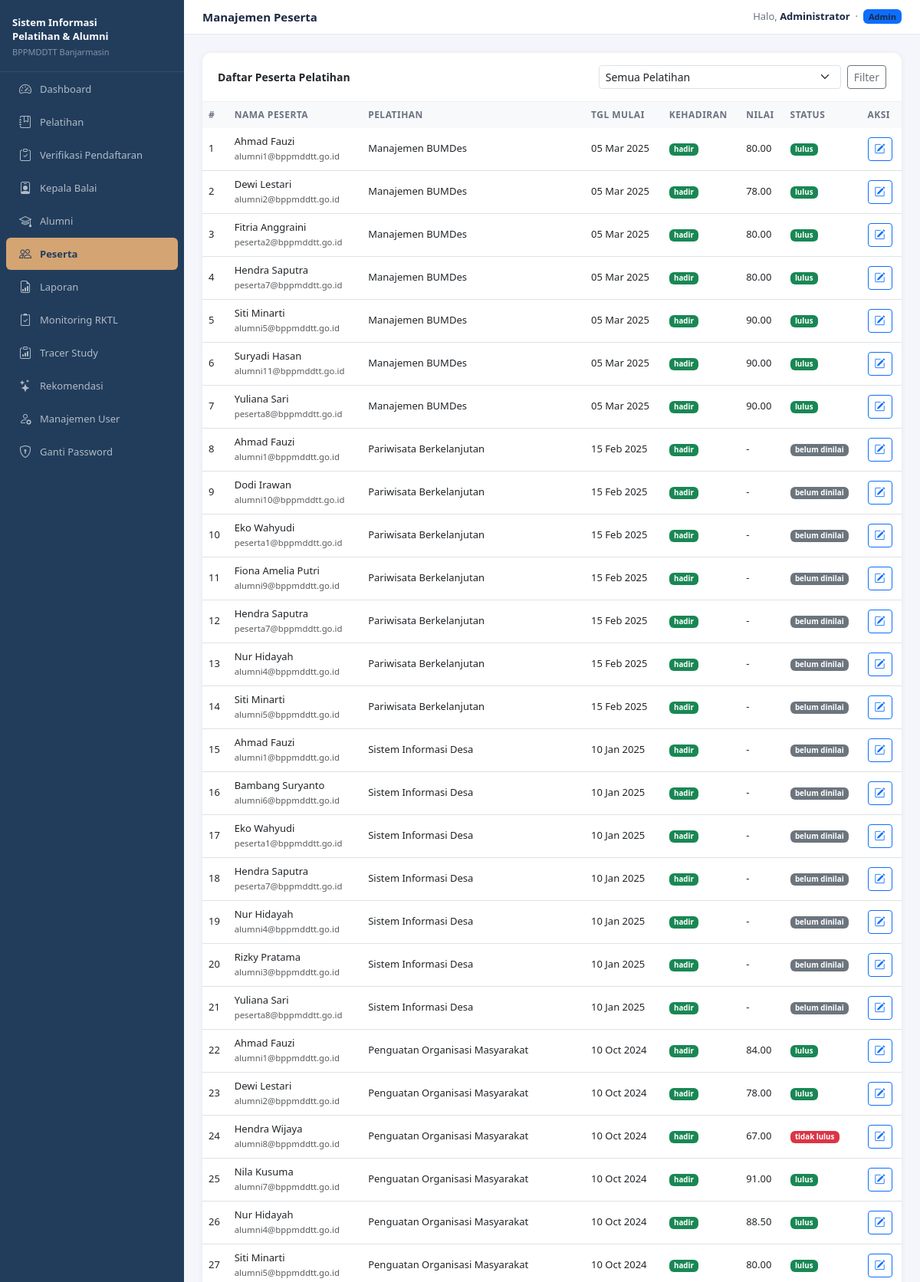
The app's page /login/admin/peserta.php (signed in, upper part) with its own data.
### tables this page shows
CREATE TABLE `peserta_pelatihan` (
  `id` int(10) UNSIGNED NOT NULL,
  `user_id` int(10) UNSIGNED NOT NULL,
  `pelatihan_id` int(10) UNSIGNED NOT NULL,
  `tanggal_daftar` date DEFAULT NULL,
  `status_verifikasi` enum('menunggu','diterima','ditolak') NOT NULL DEFAULT 'menunggu',
  `alasan_tolak` varchar(255) DEFAULT NULL,
  `tgl_verifikasi` timestamp NULL DEFAULT NULL,
  `diverifikasi_oleh` int(10) UNSIGNED DEFAULT NULL,
  `status_kehadiran` enum('hadir','tidak_hadir','izin') NOT NULL DEFAULT 'hadir',
  `nilai` decimal(5,2) DEFAULT NULL,
  `status_lulus` enum('lulus','tidak_lulus','belum_dinilai') NOT NULL DEFAULT 'belum_dinilai',
  `sertifikat_url` varchar(255) DEFAULT NULL,
  `created_at` timestamp NOT NULL DEFAULT current_timestamp(),
  `updated_at` timestamp NOT NULL DEFAULT current_timestamp() ON UPDATE current_timestamp()
);

CREATE TABLE `users` (
  `id` int(10) UNSIGNED NOT NULL,
  `name` varchar(100) NOT NULL,
  `email` varchar(150) NOT NULL,
  `password` varchar(255) NOT NULL,
  `role` enum('admin','instruktur','peserta','alumni','kepala') NOT NULL DEFAULT 'peserta',
  `is_active` tinyint(1) NOT NULL DEFAULT 1,
  `created_at` timestamp NOT NULL DEFAULT current_timestamp(),
  `updated_at` timestamp NOT NULL DEFAULT current_timestamp() ON UPDATE current_timestamp()
);

CREATE TABLE `pelatihan` (
  `id` int(10) UNSIGNED NOT NULL,
  `nama_pelatihan` varchar(200) NOT NULL,
  `jenis` varchar(100) DEFAULT NULL,
  `deskripsi` text DEFAULT NULL,
  `tanggal_mulai` date NOT NULL,
  `tanggal_selesai` date NOT NULL,
  `kuota` smallint(6) NOT NULL DEFAULT 30,
  `instruktur_id` int(10) UNSIGNED NOT NULL,
  `lokasi` varchar(200) DEFAULT NULL,
  `status` enum('aktif','selesai','dibatalkan') NOT NULL DEFAULT 'aktif',
  `created_at` timestamp NOT NULL DEFAULT current_timestamp(),
  `updated_at` timestamp NOT NULL DEFAULT current_timestamp() ON UPDATE current_timestamp()
);

### login/admin/peserta.php (the view, shortened to what this page needs)
<?php
include 'header.php';
$filter_pel = isset($_GET['pelatihan_id']) ? (int)$_GET['pelatihan_id'] : 0;
$where = $filter_pel ? "WHERE pp.pelatihan_id=$filter_pel" : '';
$data = mysqli_query($koneksi, "
    SELECT pp.*, u.name as nama_peserta, u.email,
        p.nama_pelatihan, p.tanggal_mulai
    FROM peserta_pelatihan pp
    JOIN users u ON pp.user_id = u.id
    JOIN pelatihan p ON pp.pelatihan_id = p.id
    $where
    ORDER BY p.tanggal_mulai DESC, u.name ASC
");
?>
<div class="card">
  <div class="card-header d-flex justify-content-between align-items-center flex-wrap gap-2">
    <span>Daftar Peserta Pelatihan</span>
    <form class="d-flex gap-2" method="GET">
      <select name="pelatihan_id" class="form-select form-select-sm" style="min-width:200px">
        <option value="">Semua Pelatihan</option>
      </select>
      <button class="btn btn-sm btn-outline-secondary">Filter</button>
    </form>
  </div>
  <div class="table-responsive">
    <table class="table table-hover mb-0">
      <thead>
        <tr><th>#</th><th>Nama Peserta</th><th>Pelatihan</th><th>Tgl Mulai</th><th>Kehadiran</th><th>Nilai</th><th>Status</th><th>Aksi</th></tr>
      </thead>
      <tbody>
      <?php $no = 1; while ($row = mysqli_fetch_assoc($data)): ?>
        <tr>
          <td><?= $no++ ?></td>
          <td><?= htmlspecialchars($row['nama_peserta']) ?><br><small class="text-muted"><?= htmlspecialchars($row['email']) ?></small></td>
          <td><?= htmlspecialchars($row['nama_pelatihan']) ?></td>
          <td><?= date('d M Y', strtotime($row['tanggal_mulai'])) ?></td>
          <td>
            <?php $kh=['hadir'=>'success','tidak_hadir'=>'danger','izin'=>'warning']; ?>
            <span class="badge bg-<?= $kh[$row['status_kehadiran']] ?? 'secondary' ?>"><?= str_replace('_',' ', $row['status_kehadiran']) ?></span>
          </td>
          <td><?= $row['nilai'] ?? '-' ?></td>
          <td>
            <?php $sl=['lulus'=>'success','tidak_lulus'=>'danger','belum_dinilai'=>'secondary']; ?>
            <span class="badge bg-<?= $sl[$row['status_lulus']] ?? 'secondary' ?>"><?= str_replace('_',' ', $row['status_lulus']) ?></span>
          </td>
          <td>
            <button class="btn btn-sm btn-outline-primary" data-bs-toggle="modal" data-bs-target="#modalNilai"
              data-id="<?= $row['id'] ?>" data-nama="<?= htmlspecialchars($row['nama_peserta']) ?>"
              data-nilai="<?= $row['nilai'] ?>" data-status="<?= $row['status_lulus'] ?>"
              data-kehadiran="<?= $row['status_kehadiran'] ?>">
              <i class="bi bi-pencil-square"></i>
            </button>
          </td>
        </tr>
      <?php endwhile; ?>
      </tbody>
    </table>
  </div>
</div>
<?php include 'footer.php'; ?>

### login/assets/css/global.css (style rules this page uses)
.table-responsive { border-radius: 0 0 12px 12px; }
.table td, .table th { white-space: nowrap; }
body { background: transparent; }
.card { background: rgba(255, 255, 255, 0.95) !important; backdrop-filter: blur(4px); }

### login/admin/header.php (style rules this page uses)
:root { --sidebar-w: 240px; --sidebar-bg: #223D5C; --sidebar-hover: #2D4F7A; --accent: #D4A473; --primary: #223D5C; --primary-dark: #1A2D48; --gold: #D4A473; --teal: #4F9DB5; }
body { background: #f4f6fb; font-size: 14px; }
.card { border: none; border-radius: 12px; box-shadow: 0 1px 8px rgba(0,0,0,.06); }
.card-header { background: #fff; border-bottom: 1px solid #f0f0f0; font-weight: 600; font-size: 14px; border-radius: 12px 12px 0 0 !important; padding: 16px 20px; }
.table thead th { background: #f8f9fb; font-size: 12px; font-weight: 600; text-transform: uppercase; letter-spacing: .04em; color: #6b7280; border-bottom: none; }
.table td { vertical-align: middle; font-size: 13px; }

### records on screen
peserta_pelatihan: user.name "Ahmad Fauzi", user.email "alumni1@bppmddtt.go.id", pelatihan.nama_pelatihan "Manajemen BUMDes", pelatihan.tanggal_mulai "05 Mar 2025", status_kehadiran "hadir", nilai "80.00", status_lulus "lulus"
peserta_pelatihan: user.name "Dewi Lestari", user.email "alumni2@bppmddtt.go.id", pelatihan.nama_pelatihan "Manajemen BUMDes", pelatihan.tanggal_mulai "05 Mar 2025", status_kehadiran "hadir", nilai "78.00", status_lulus "lulus"
peserta_pelatihan: user.name "Fitria Anggraini", user.email "peserta2@bppmddtt.go.id", pelatihan.nama_pelatihan "Manajemen BUMDes", pelatihan.tanggal_mulai "05 Mar 2025", status_kehadiran "hadir", nilai "80.00", status_lulus "lulus"
peserta_pelatihan: user.name "Hendra Saputra", user.email "peserta7@bppmddtt.go.id", pelatihan.nama_pelatihan "Manajemen BUMDes", pelatihan.tanggal_mulai "05 Mar 2025", status_kehadiran "hadir", nilai "80.00", status_lulus "lulus"
peserta_pelatihan: user.name "Siti Minarti", user.email "alumni5@bppmddtt.go.id", pelatihan.nama_pelatihan "Manajemen BUMDes", pelatihan.tanggal_mulai "05 Mar 2025", status_kehadiran "hadir", nilai "90.00", status_lulus "lulus"
peserta_pelatihan: user.name "Suryadi Hasan", user.email "alumni11@bppmddtt.go.id", pelatihan.nama_pelatihan "Manajemen BUMDes", pelatihan.tanggal_mulai "05 Mar 2025", status_kehadiran "hadir", nilai "90.00", status_lulus "lulus"
peserta_pelatihan: user.name "Yuliana Sari", user.email "peserta8@bppmddtt.go.id", pelatihan.nama_pelatihan "Manajemen BUMDes", pelatihan.tanggal_mulai "05 Mar 2025", status_kehadiran "hadir", nilai "90.00", status_lulus "lulus"
peserta_pelatihan: user.name "Ahmad Fauzi", user.email "alumni1@bppmddtt.go.id", pelatihan.nama_pelatihan "Pariwisata Berkelanjutan", pelatihan.tanggal_mulai "15 Feb 2025", status_kehadiran "hadir", nilai "-", status_lulus "belum dinilai"
peserta_pelatihan: user.name "Dodi Irawan", user.email "alumni10@bppmddtt.go.id", pelatihan.nama_pelatihan "Pariwisata Berkelanjutan", pelatihan.tanggal_mulai "15 Feb 2025", status_kehadiran "hadir", nilai "-", status_lulus "belum dinilai"
peserta_pelatihan: user.name "Eko Wahyudi", user.email "peserta1@bppmddtt.go.id", pelatihan.nama_pelatihan "Pariwisata Berkelanjutan", pelatihan.tanggal_mulai "15 Feb 2025", status_kehadiran "hadir", nilai "-", status_lulus "belum dinilai"
peserta_pelatihan: user.name "Fiona Amelia Putri", user.email "alumni9@bppmddtt.go.id", pelatihan.nama_pelatihan "Pariwisata Berkelanjutan", pelatihan.tanggal_mulai "15 Feb 2025", status_kehadiran "hadir", nilai "-", status_lulus "belum dinilai"
peserta_pelatihan: user.name "Hendra Saputra", user.email "peserta7@bppmddtt.go.id", pelatihan.nama_pelatihan "Pariwisata Berkelanjutan", pelatihan.tanggal_mulai "15 Feb 2025", status_kehadiran "hadir", nilai "-", status_lulus "belum dinilai"
peserta_pelatihan: user.name "Nur Hidayah", user.email "alumni4@bppmddtt.go.id", pelatihan.nama_pelatihan "Pariwisata Berkelanjutan", pelatihan.tanggal_mulai "15 Feb 2025", status_kehadiran "hadir", nilai "-", status_lulus "belum dinilai"
peserta_pelatihan: user.name "Siti Minarti", user.email "alumni5@bppmddtt.go.id", pelatihan.nama_pelatihan "Pariwisata Berkelanjutan", pelatihan.tanggal_mulai "15 Feb 2025", status_kehadiran "hadir", nilai "-", status_lulus "belum dinilai"
peserta_pelatihan: user.name "Ahmad Fauzi", user.email "alumni1@bppmddtt.go.id", pelatihan.nama_pelatihan "Sistem Informasi Desa", pelatihan.tanggal_mulai "10 Jan 2025", status_kehadiran "hadir", nilai "-", status_lulus "belum dinilai"
peserta_pelatihan: user.name "Bambang Suryanto", user.email "alumni6@bppmddtt.go.id", pelatihan.nama_pelatihan "Sistem Informasi Desa", pelatihan.tanggal_mulai "10 Jan 2025", status_kehadiran "hadir", nilai "-", status_lulus "belum dinilai"
peserta_pelatihan: user.name "Eko Wahyudi", user.email "peserta1@bppmddtt.go.id", pelatihan.nama_pelatihan "Sistem Informasi Desa", pelatihan.tanggal_mulai "10 Jan 2025", status_kehadiran "hadir", nilai "-", status_lulus "belum dinilai"
peserta_pelatihan: user.name "Hendra Saputra", user.email "peserta7@bppmddtt.go.id", pelatihan.nama_pelatihan "Sistem Informasi Desa", pelatihan.tanggal_mulai "10 Jan 2025", status_kehadiran "hadir", nilai "-", status_lulus "belum dinilai"
peserta_pelatihan: user.name "Nur Hidayah", user.email "alumni4@bppmddtt.go.id", pelatihan.nama_pelatihan "Sistem Informasi Desa", pelatihan.tanggal_mulai "10 Jan 2025", status_kehadiran "hadir", nilai "-", status_lulus "belum dinilai"
peserta_pelatihan: user.name "Rizky Pratama", user.email "alumni3@bppmddtt.go.id", pelatihan.nama_pelatihan "Sistem Informasi Desa", pelatihan.tanggal_mulai "10 Jan 2025", status_kehadiran "hadir", nilai "-", status_lulus "belum dinilai"
peserta_pelatihan: user.name "Yuliana Sari", user.email "peserta8@bppmddtt.go.id", pelatihan.nama_pelatihan "Sistem Informasi Desa", pelatihan.tanggal_mulai "10 Jan 2025", status_kehadiran "hadir", nilai "-", status_lulus "belum dinilai"
peserta_pelatihan: user.name "Ahmad Fauzi", user.email "alumni1@bppmddtt.go.id", pelatihan.nama_pelatihan "Penguatan Organisasi Masyarakat", pelatihan.tanggal_mulai "10 Oct 2024", status_kehadiran "hadir", nilai "84.00", status_lulus "lulus"
peserta_pelatihan: user.name "Dewi Lestari", user.email "alumni2@bppmddtt.go.id", pelatihan.nama_pelatihan "Penguatan Organisasi Masyarakat", pelatihan.tanggal_mulai "10 Oct 2024", status_kehadiran "hadir", nilai "78.00", status_lulus "lulus"
peserta_pelatihan: user.name "Hendra Wijaya", user.email "alumni8@bppmddtt.go.id", pelatihan.nama_pelatihan "Penguatan Organisasi Masyarakat", pelatihan.tanggal_mulai "10 Oct 2024", status_kehadiran "hadir", nilai "67.00", status_lulus "tidak lulus"
peserta_pelatihan: user.name "Nila Kusuma", user.email "alumni7@bppmddtt.go.id", pelatihan.nama_pelatihan "Penguatan Organisasi Masyarakat", pelatihan.tanggal_mulai "10 Oct 2024", status_kehadiran "hadir", nilai "91.00", status_lulus "lulus"
peserta_pelatihan: user.name "Nur Hidayah", user.email "alumni4@bppmddtt.go.id", pelatihan.nama_pelatihan "Penguatan Organisasi Masyarakat", pelatihan.tanggal_mulai "10 Oct 2024", status_kehadiran "hadir", nilai "88.50", status_lulus "lulus"
peserta_pelatihan: user.name "Siti Minarti", user.email "alumni5@bppmddtt.go.id", pelatihan.nama_pelatihan "Penguatan Organisasi Masyarakat", pelatihan.tanggal_mulai "10 Oct 2024", status_kehadiran "hadir", nilai "80.00", status_lulus "lulus"

### other values on screen
$page_title "Manajemen Peserta"
$_SESSION['nama'] "Administrator"
